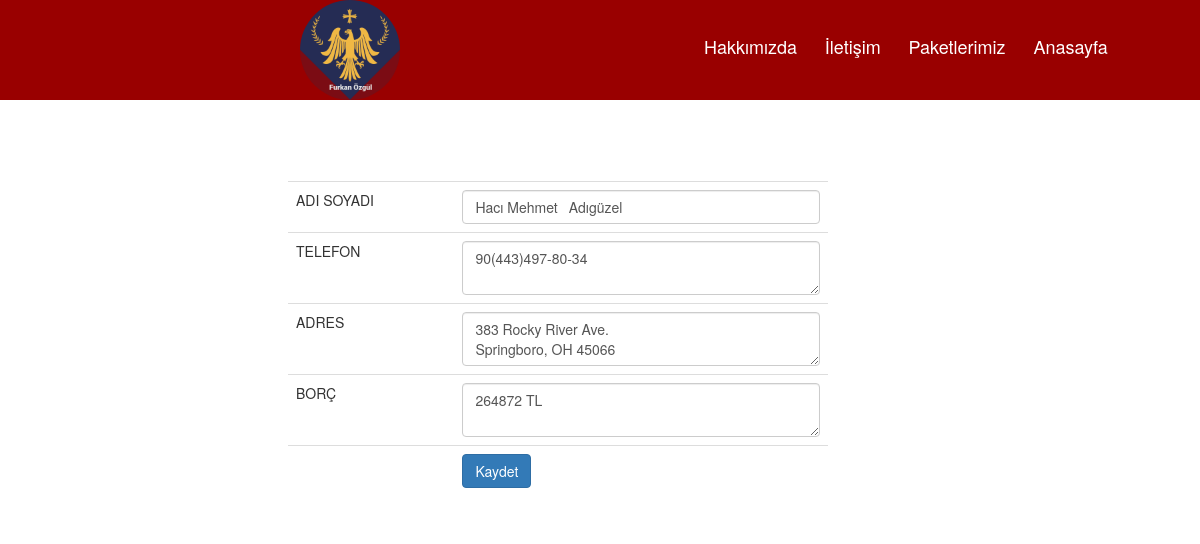
Screenshot of /duzenle.php?id=2 with the database file from the repository.
### tables this page shows
CREATE TABLE `icerik` (
  `id` int(50) NOT NULL,
  `adisoyadi` varchar(100) NOT NULL,
  `telefon` varchar(100) NOT NULL,
  `adres` varchar(100) NOT NULL,
  `borc` varchar(100) NOT NULL,
  `userid` int(100) NOT NULL
);

### duzenle.php (the view, shortened to what this page needs)
<?php
include("vt.php");
?>
<!doctype html>
<html>
<head>
<link rel="stylesheet" href="https://maxcdn.bootstrapcdn.com/bootstrap/3.3.7/css/bootstrap.min.css">
    <header style="background-color: #990000">
        <img src="logo.png" width="100" style="border-radius: 50%;margin-left: 25%">
        <a style="margin-left: 25%;color: white" class="header-connector">Hakkımızda</a>
        <a style="color: white" class="header-connector">İletişim</a>
        <a style="color: white" class="header-connector">Paketlerimiz</a>
        <a style="color: white" class="header-connector">Anasayfa</a>
    </header>
</head>
<body>
<?php
$sorgu = $baglanti->query("SELECT * FROM icerik WHERE id =".(int)$_GET['id']);
$sonuc = $sorgu->fetch_assoc();
?>
<div class="container">
<div class="col-md-6">
<form action="" method="post">
    <table class="table" style="margin-left: 45%;margin-top: 15%">
        <tr>
            <td>ADI SOYADI</td>
            <td><input type="text" name="adisoyadi" class="form-control" value="<?php echo $sonuc['adisoyadi'];
                  ?>">
            </td>
        </tr>
        <tr>
            <td>TELEFON</td>
            <td><textarea name="telefon" class="form-control"><?php echo $sonuc['telefon']; ?></textarea></td>
        </tr>
        <tr>
            <td>ADRES</td>
            <td><textarea name="adres" class="form-control"><?php echo $sonuc['adres']; ?></textarea></td>
        </tr>
        <tr>
            <td>BORÇ</td>
            <td><textarea name="borc" class="form-control"><?php echo $sonuc['borc']; ?></textarea></td>
        </tr>
        <tr>
            <td></td>
            <td><input type="submit" class="btn btn-primary" value="Kaydet"></td>
        </tr>
    </table>
</form>
</div>
</body>
</html>

### duzenle.php (style rules this page uses)
.header-connector { font-size: 18px; margin-left: 2%; }

### rows the page displays
icerik: adisoyadi "Hacı Mehmet Adıgüzel", telefon "90(443)497-80-34", adres "383 Rocky River Ave. Springboro, OH 45066", borc "264872 TL"
